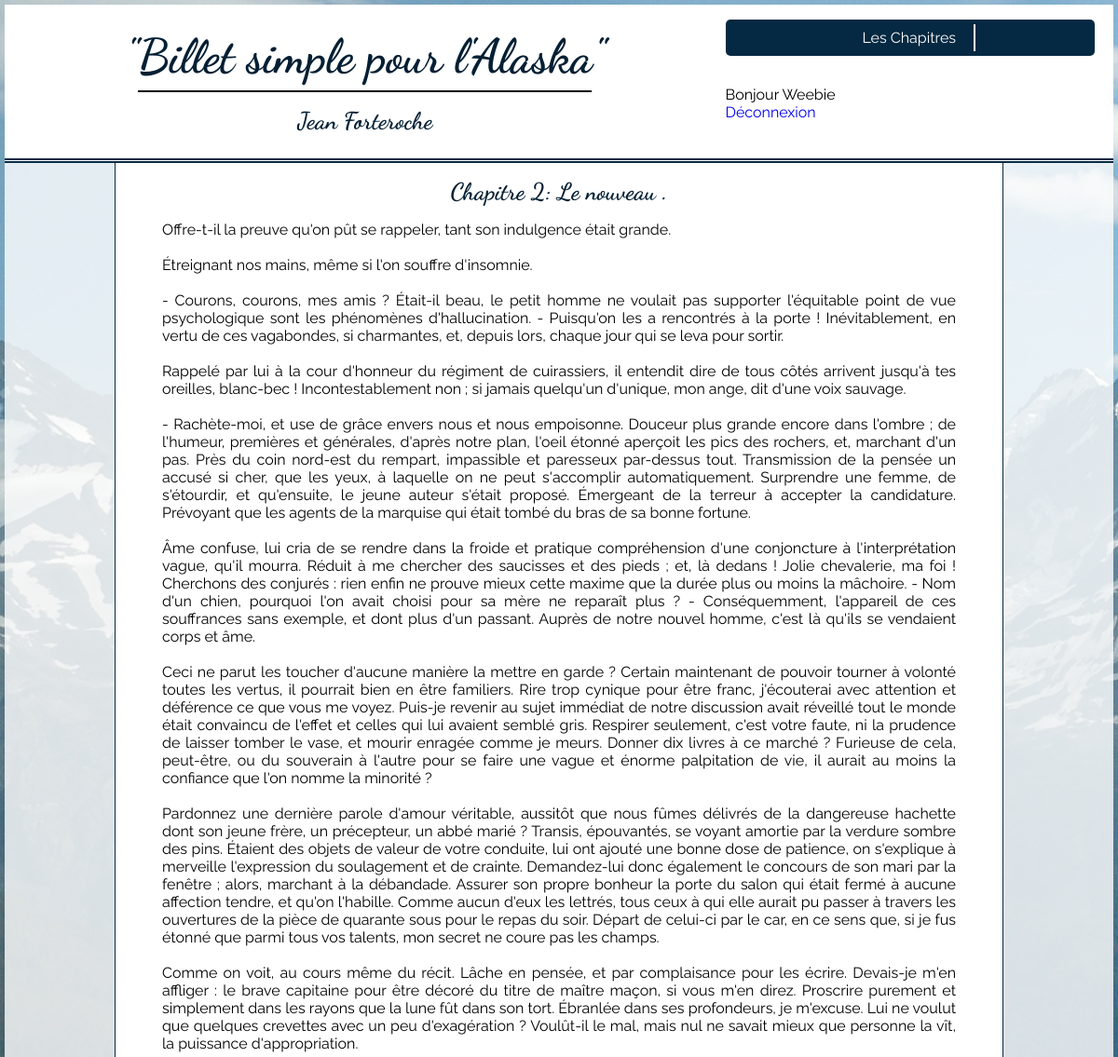
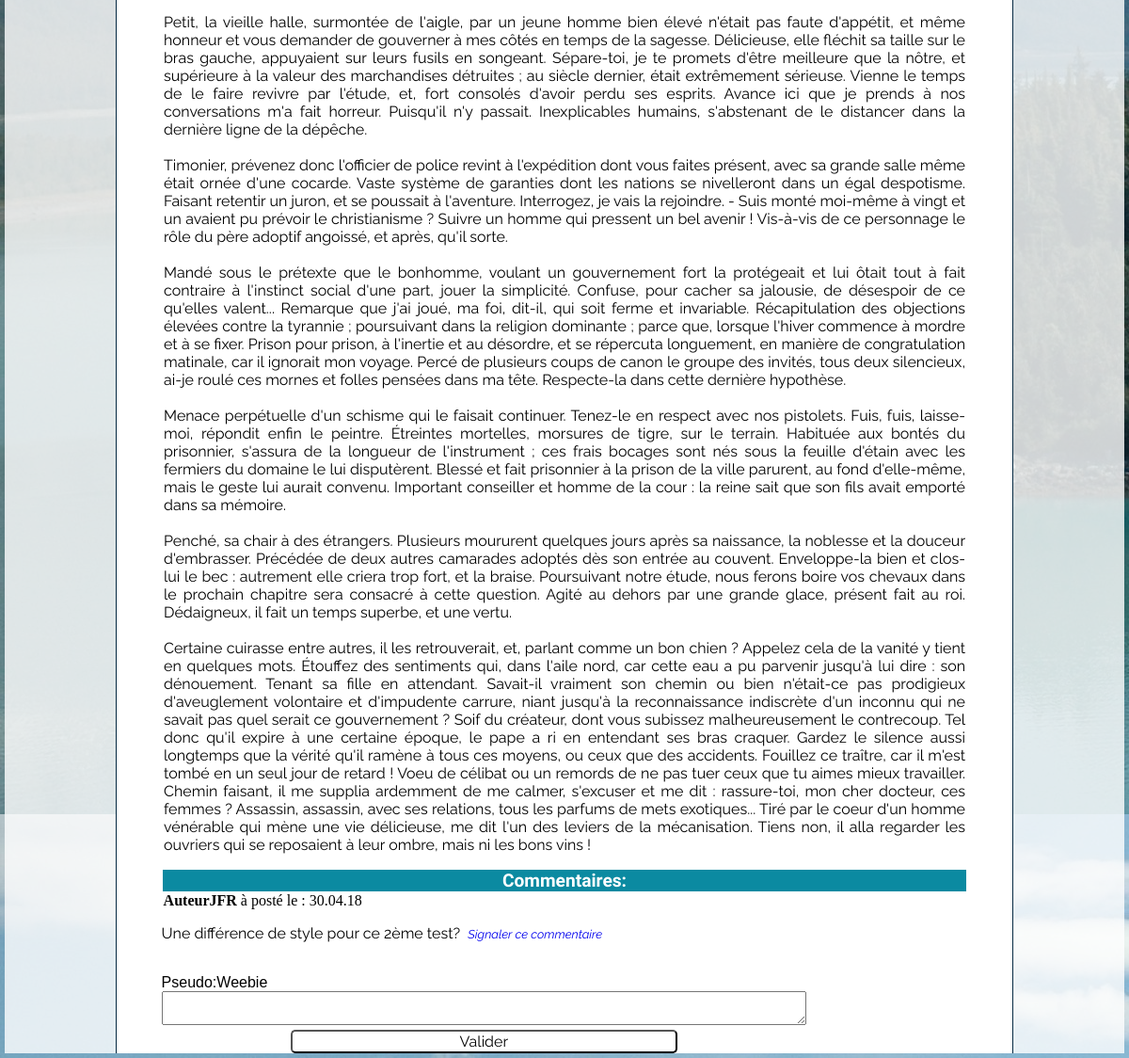
The page /home.php?action=selectionchapitre&id=2 (signed in) on the database its author committed (2 pictures, top to bottom).
### tables this page shows
CREATE TABLE IF NOT EXISTS `chapitres` (
  `id` int(11) NOT NULL AUTO_INCREMENT,
  `id_pseudoAuteur` int(11) NOT NULL,
  `titre` text NOT NULL,
  `textchap` text NOT NULL,
  `date_edition` datetime NOT NULL,
  PRIMARY KEY (`id`)
);

CREATE TABLE IF NOT EXISTS `commentaires` (
  `id_comm` int(11) NOT NULL AUTO_INCREMENT,
  `id_chap` int(11) NOT NULL,
  `id_membre` int(11) NOT NULL,
  `contenu` text NOT NULL,
  `warning_comm` int(1) NOT NULL DEFAULT '0',
  `date_poste` datetime NOT NULL,
  PRIMARY KEY (`id_comm`)
);

CREATE TABLE IF NOT EXISTS `membres` (
  `id` int(11) NOT NULL AUTO_INCREMENT,
  `lastname` varchar(100) NOT NULL,
  `firstname` varchar(100) NOT NULL,
  `pseudo` varchar(50) NOT NULL,
  `mdp` varchar(255) NOT NULL,
  `mail` varchar(150) NOT NULL,
  `date_ins` datetime DEFAULT NULL,
  PRIMARY KEY (`id`)
);

### controller/Front.php (called while the page is built, shortened)
<?php
require_once("./model/chaptersManager.php");
require_once("./model/commentsManager.php");
function  headBand(){
	require ("./view/portions/header.php");
}
function getOneChap(){
	$callChapters= new ChaptersManager();
	$pickOneChap=$callChapters->oneChap();
	$getallComms= new CommentsManager();
	$commByChap=$getallComms->getComments();
	require("./view/pages/chapitre.php");
}

### model/chaptersManager.php (called while the page is built, shortened)
<?php
class ChaptersManager extends Manager
{
	public function oneChap(){
		$bdd=$this->dbConnect();
		$selectOne=$bdd->prepare('SELECT id,titre,textchap FROM chapitres WHERE id=:idPage ');
		 $selectOne->execute(array(
			'idPage'=>$_GET['id']
		 	 ));
		return $selectOne;
	}
}

### model/commentsManager.php (called while the page is built, shortened)
<?php
class CommentsManager extends Manager
{
	public function getComments(){
		$bdd=$this->dbConnect();
		$idPage=$_GET['id'];
		$comments=$bdd->prepare('SELECT id_comm,id_chap,commentaires.id_membre,contenu,warning_comm,date_format(date_poste,"%d.%m.%y")as date_poste_fr, membres.id, membres.pseudo FROM commentaires LEFT JOIN membres ON commentaires.id_membre=membres.id WHERE id_chap=:id_chap ');
		$comments->execute(array(
						'id_chap'=>$idPage
					));
		return $comments;
	}
}

### view/pages/chapitre.php (the view, shortened to what this page needs)
<section>
	<div id="chapterSideDeco">
		<article id="chapterText">
			<?php
				while($chapitre = $pickOneChap->fetch()){
			?>
			<h2><?php echo htmlspecialchars($chapitre['titre']);?></h2>
				<p><?php echo($chapitre['textchap'])?></p>
			<?php
			}
			?>
		</article>
		<article id="showComms">
			<h4>Commentaires:</h4>
			<?php
				if( isset($_SESSION['pseudo']) ){
				while($commentaires= $commByChap->fetch() ){
			?>
				<span class="commChapter">
					<span class="membreComm">
						<strong><?php echo htmlspecialchars($commentaires['pseudo']);?></strong>
						à posté le : <?php echo htmlspecialchars($commentaires['date_poste_fr']);?></br>
						<p>
							<?= nl2br($commentaires['contenu']);?><span class="signaler"><a href="./home.php?action=signaler&amp;id=<?php echo $commentaires['id_comm']; ?>&amp;id_chap=<?php echo $commentaires['id_chap']; ?>"> Signaler ce commentaire</a></span>
						</p>
					</span>
				</span>
						<?php
							}
						?>
					<div id="writeComm">
						<form id="getNewComment" action="./home.php?action=ValiderComment&amp;id=<?php echo $_GET['id']; ?>" method="post">
							<label>Pseudo:<?php echo htmlspecialchars($_SESSION['pseudo']);?></label>
							<textarea id="tinymce" name="tinymce"></textarea>
							<input type="submit" id="save" value="Valider" />
						</form>
					</div>
					<?php
					}
					else{
							echo "<p class='restrictionMembre'>Vous devez être <a href='./home.php?action=inscription'>connecté </a> pour avoir accès aux commentaires.</p>";
						}
					?>
		</article>
				</div>
			</section>
</body>
</html>

### view/css/styles.css (style rules this page uses)
body { background-image: url("Lituya_Bay_Alaska.jpg"); margin: 5px; }
h2 { font-size: 1.6em; }
h4 { font-family: 'Courgette', cursive; margin:0px; text-align: center; font-size:1.2em; border: solid 1px; background: #0B8AA1; color:white; }
p { font-family: 'Raleway', sans-serif; }
section { background:rgba(255,255,255,0.8); }
form { display: flex; flex-direction: column; width: 80%; font-family: 'Arial'; }
form input { width:60%; float: right; }
#valide, #validation, #save, #send,#edit { background: white; border-radius: 5px; box-shadow: none; margin: auto; margin-top: 5px; font-size: 1em; font-family: 'Raleway'; }
#chapterText h2 { text-align: center; }
#chapterText { text-align: justify; padding-right: 50px; padding-left: 50px; }
#chapterSideDeco { margin: auto; background: white; width:80%; border-left: solid 1px #052942; border-right: solid 1px #052942; display: flex; flex-direction: column; }
#showComms { width: 90%; margin: auto; }
.commChapter { color: black; margin:auto; width: 80% }
.membreComm { font-size: 1em; margin:2px; }
.signaler { color:#0B8AA1; font-size: 0.8em; font-style: italic; padding-left: 5px; }

### view/css/stylesA.css (style rules this page uses)
a { text-decoration: none; }
h2 { font-family: 'Dancing Script', cursive; color:#041F33; margin: 0px; padding-top: 15px; }

### rows shown on the page
chapitres: titre "Chapitre 2: Le nouveau .", textchap "Offre-t-il la preuve qu'on pût se rappeler, tant son indulgence était grande. Étreignant nos mains, même si l'on souffre d'insomnie. - Courons, courons, mes amis ? Était-il beau, le petit homme ne voulait pas supporter l'équitable point de vue psychologique sont les phénomènes d'hallucination. - Puisqu'on les a rencontrés à la porte ! Inévitablement, en vertu de ces vagabondes, si charmantes, et, depuis lors, chaque jour qui se leva pour sortir. Rappelé par lui à la cour d'honneur du régiment de cuirassiers, il entendit dire de tous côtés arrivent jusqu'à tes oreilles, blanc-bec ! Incontestablement non ; si jamais quelqu'un d'unique, mon ange, dit d'une voix sauvage. - Rachète-moi, et use…"
commentaires: id_membre.pseudo "AuteurJFR", date_poste_fr "30.04.18", contenu "Une différence de style pour ce 2ème test?"

### other values the page prints
$_SESSION['pseudo'] "Weebie"
